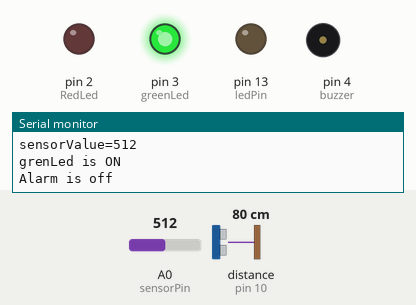
Bench run of a sketch on a simulated Arduino Uno, built with avr-gcc and run on an emulated ATmega328P. Parts: output pins drawn as LEDs (lit = HIGH), buzzer (waves = sounding), the last lines printed to the serial monitor. Wiring (inferred from the names in the program): ultrasonic range finder: trigger pin 9; echo pin 10. Inputs (shaded band) come from the test bench; at power-on: A0 (sensorPin) = 512, distance to the obstacle (sensor on pin 10) 80 cm. The echo pulse lasts 58.3 µs per cm; pins used as bus, display or sensor lines are not drawn.

Above: at 1.8 s.
1.9 s: A0 (sensorPin) set to 263
6.0 s: A0 (sensorPin) set to 237
At 6.29 s:
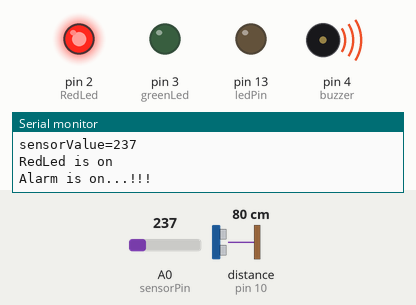
9.5 s: distance to the obstacle (sensor on pin 10) set to 56 cm
13.0 s: distance to the obstacle (sensor on pin 10) set to 47 cm
At 13.32 s:
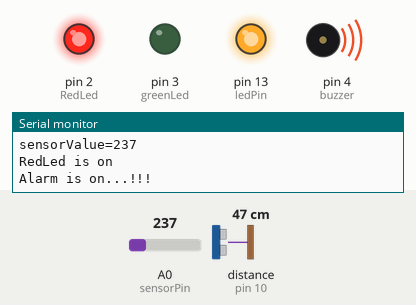
16.5 s: A0 (sensorPin) set to 260
At 17.7 s:
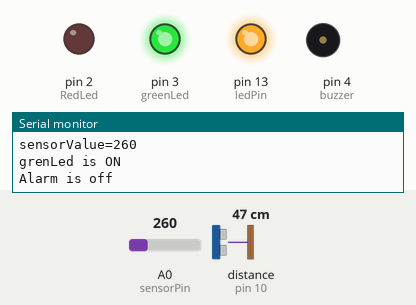
20.6 s: A0 (sensorPin) set to 240
At 22.0 s:
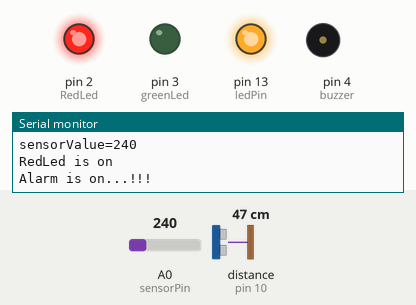
Timing chart, 0 to 25.1 s (numbered marks = the images above; inputs shaded):
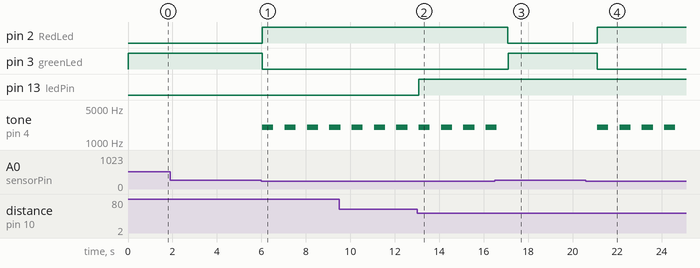

The sketch:

ultra_sound_buzz_led.ino
```cpp
//Alarm system with SOUND Sensor

int sensorPin= A0;    //Microphone Sensor Pin on analog 0
int RedLed   = 2;        // voice detection led.
int greenLed = 3;
int buzzer   = 4;          // buzzer alarm.

int sensorValue= 0 ;

// defines pins numbers
const int trigPin = 9;
const int echoPin = 10;
//const int buzzer = 11;
const int ledPin = 13;

// defines variables
long duration;
int distance;
int safetyDistance;


void setup() {
 // Serial.begin(9600);
  pinMode(RedLed, OUTPUT);
  pinMode(buzzer,OUTPUT);
  pinMode(sensorPin,INPUT);
  pinMode(greenLed,OUTPUT);

  pinMode(trigPin, OUTPUT); // Sets the trigPin as an Output
  pinMode(echoPin, INPUT); // Sets the echoPin as an Input
  pinMode(buzzer, OUTPUT);
  pinMode(ledPin, OUTPUT);
  Serial.begin(9600); // Starts the serial communication
}


void loop() {
  // Clears the trigPin
  digitalWrite(trigPin, LOW);
  delayMicroseconds(2);

  // Sets the trigPin on HIGH state for 10 micro seconds
  digitalWrite(trigPin, HIGH);
  delayMicroseconds(10);
  digitalWrite(trigPin, LOW);

  // Reads the echoPin, returns the sound wave travel time in microseconds
  duration = pulseIn(echoPin, HIGH);

  // Calculating the distance
  distance = duration * 0.034 / 2;

  safetyDistance = distance;
  if (safetyDistance <= 50) {
    digitalWrite(buzzer, HIGH);
    digitalWrite(ledPin, HIGH);
  }
  else {
    digitalWrite(buzzer, LOW);
    digitalWrite(ledPin, LOW);
  }

  // Prints the distance on the Serial Monitor
  Serial.print("Distance: ");
  Serial.println(distance);

  sensorValue = analogRead(sensorPin);         // read the value from the sensor:
Serial.print("sensorValue=");

Serial.print(sensorValue);          //The 'silence' sensor value is 800-1023
Serial.println(" ");

  if (sensorValue<250)
  {
    digitalWrite(RedLed,HIGH);
    Serial.println("RedLed is on");

    digitalWrite(buzzer,HIGH);
    tone(4,2000,500);
    Serial.println("Alarm is on...!!!");
   // delay(5000);

               // The red LEDs stay on for 2 seconds
}
else {
    digitalWrite(RedLed,LOW);
    digitalWrite(greenLed,HIGH);
    Serial.println("grenLed is ON");

    digitalWrite(buzzer,LOW);
    Serial.println("Alarm is off");

    Serial.println("");

}
delay(1000);
digitalWrite(RedLed,LOW);
digitalWrite(buzzer,LOW);
digitalWrite(greenLed,LOW);

}
```

Measured:
- the behaviour switches between 250 and 249 on A0 (sensorPin) (found by bisection; images 0 and 1)
- the behaviour switches between 52 and 51 cm on distance to the obstacle (sensor on pin 10) (found by bisection; images 1 and 2)
- after the input at 6.0 s, pin 2 (RedLed): LOW → HIGH at once; pin 3 (greenLed): HIGH → LOW at once; tone on pin 4 (buzzer): alternates 2000 Hz for 0.50 s and silent for 0.51 s, starting at once
- after the input at 13.0 s, pin 13 (ledPin): LOW → HIGH after 0.08 s
- after the input at 16.5 s, pin 2 (RedLed): HIGH → LOW after 0.59 s; pin 3 (greenLed): LOW → HIGH after 0.60 s; tone on pin 4 (buzzer): goes on until 16.6 s, then stays silent
- after the input at 20.6 s, pin 2 (RedLed): LOW → HIGH after 0.51 s; pin 3 (greenLed): HIGH → LOW after 0.51 s; tone on pin 4 (buzzer): alternates 2000 Hz for 0.50 s and silent for 0.50 s, starting after 0.51 s
